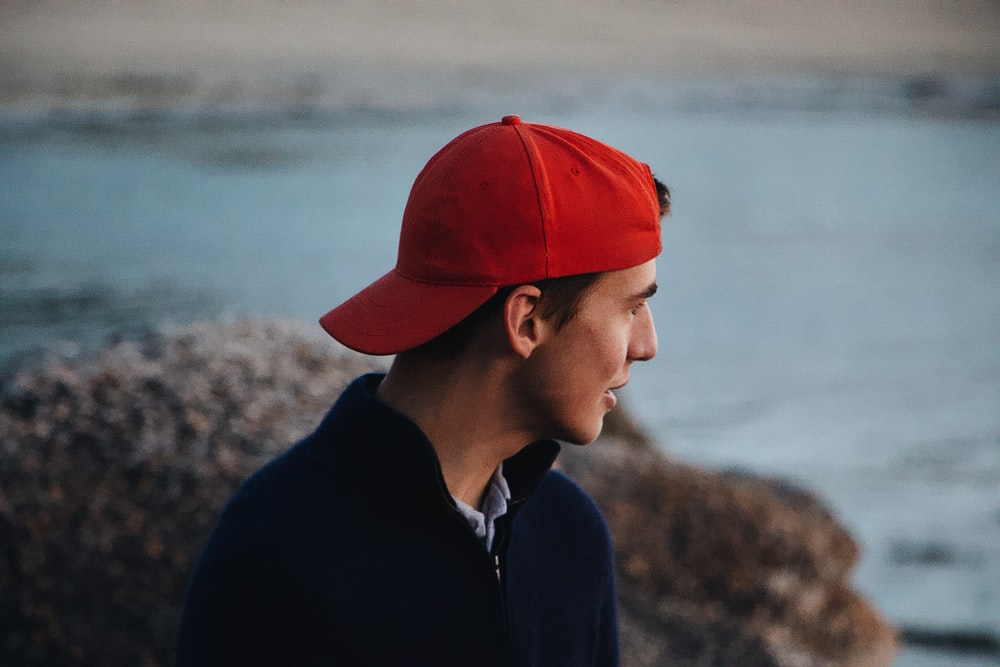
#> input picture ImageProcessing/Basics/redHat.jpg, 1000 x 667 px
$ python 7.colorFiltering.py   (older library calls are emulated)
#> lines starting #> are read from the running program, lines starting #| are printed output that depends on the picture; after the words box and inside, x2 and y2 are one past the last pixel; in counts of white or black regions, pixels touching at a corner belong together
import cv2
import numpy as np

image = cv2.imread('redHat.jpg')
#> image is the input picture: shape (667, 1000, 3); mean B, G, R 101.7, 97, 98.9

# [21 lines of commented-out code are left out]

laplacion = cv2.Laplacian(image, cv2.CV_64F)
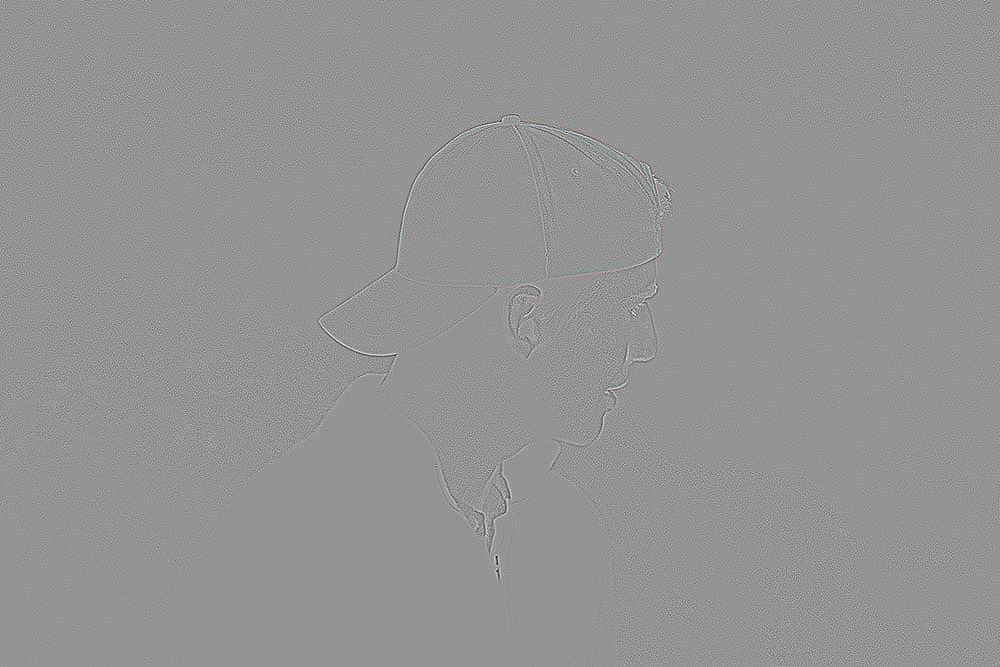
#> laplacion: shape (667, 1000, 3) float64; mean B, G, R 0, 0, 0; drawn with min black and max white
sobelx = cv2.Sobel(image, cv2.CV_64F, 1, 0, ksize=5)
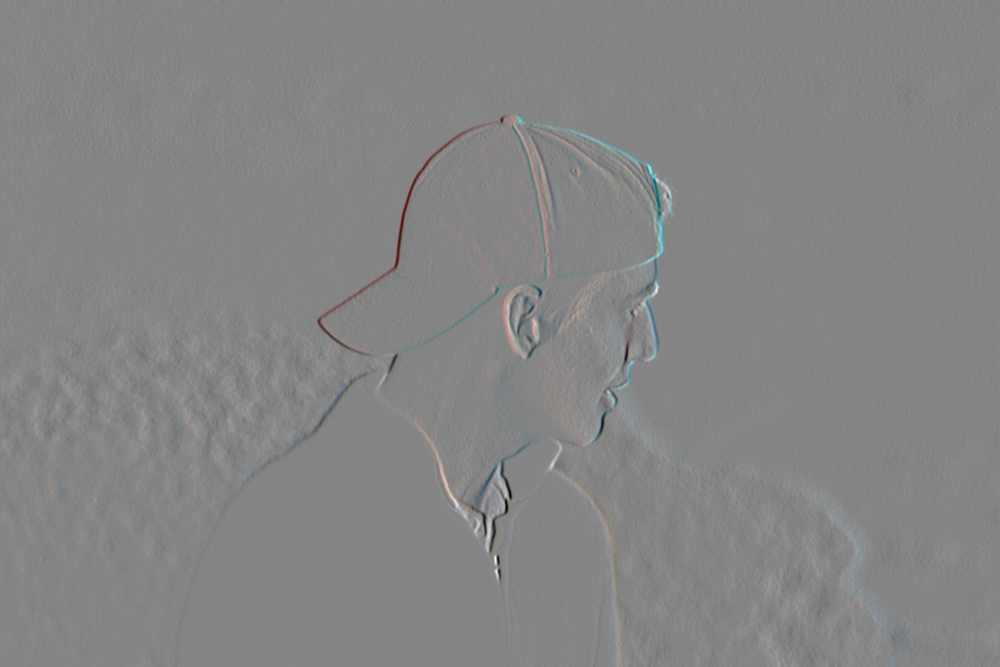
#> sobelx: shape (667, 1000, 3) float64; mean B, G, R 8.2, 7.7, 6.7; drawn with min black and max white
sobely = cv2.Sobel(image, cv2.CV_64F, 0, 1, ksize=5)
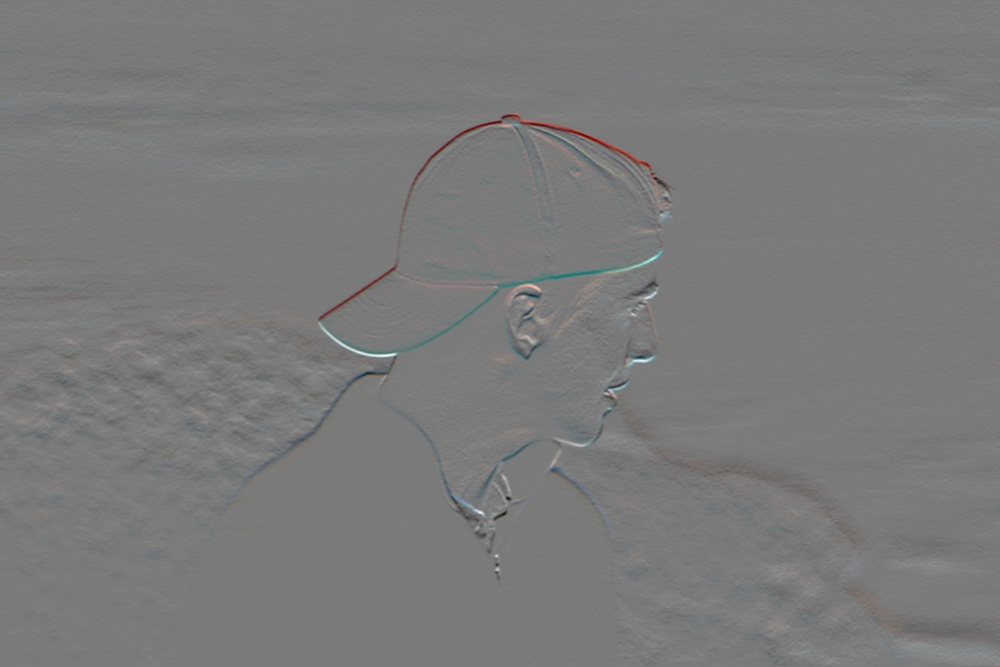
#> sobely: shape (667, 1000, 3) float64; mean B, G, R -16.1, -18.1, -19.3; drawn with min black and max white
edges = cv2.Canny(image, 125, 175)
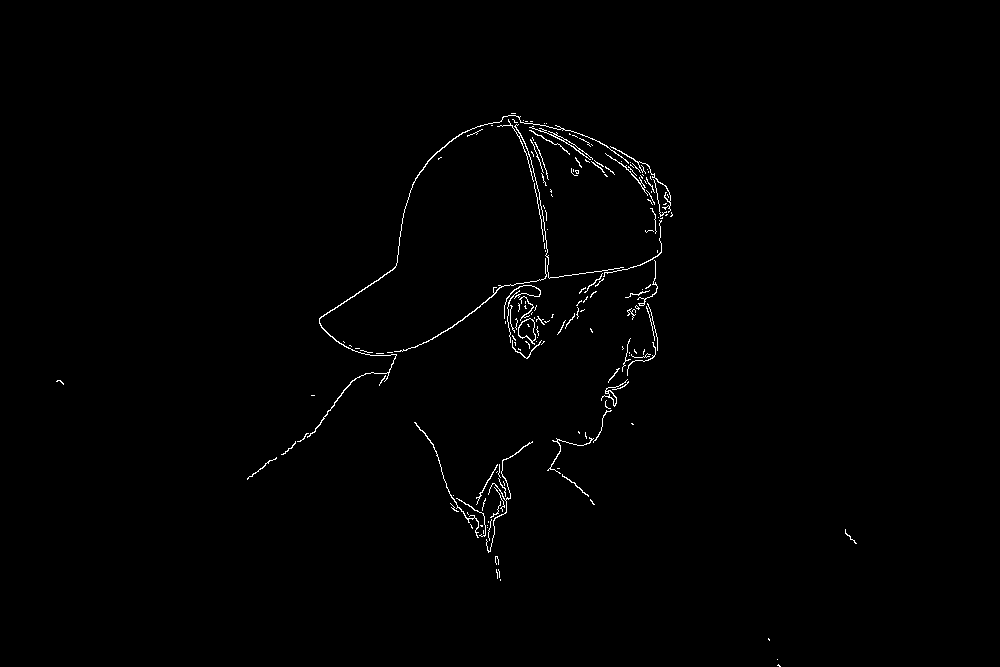
#> edges: shape (667, 1000); 0.75% white in thin lines or dots, all inside (x1, y1, x2, y2) = (56, 113, 857, 667)

cv2.imshow('image', image)
# [12 lines of commented-out code are left out]

cv2.imshow('laplacion', laplacion)
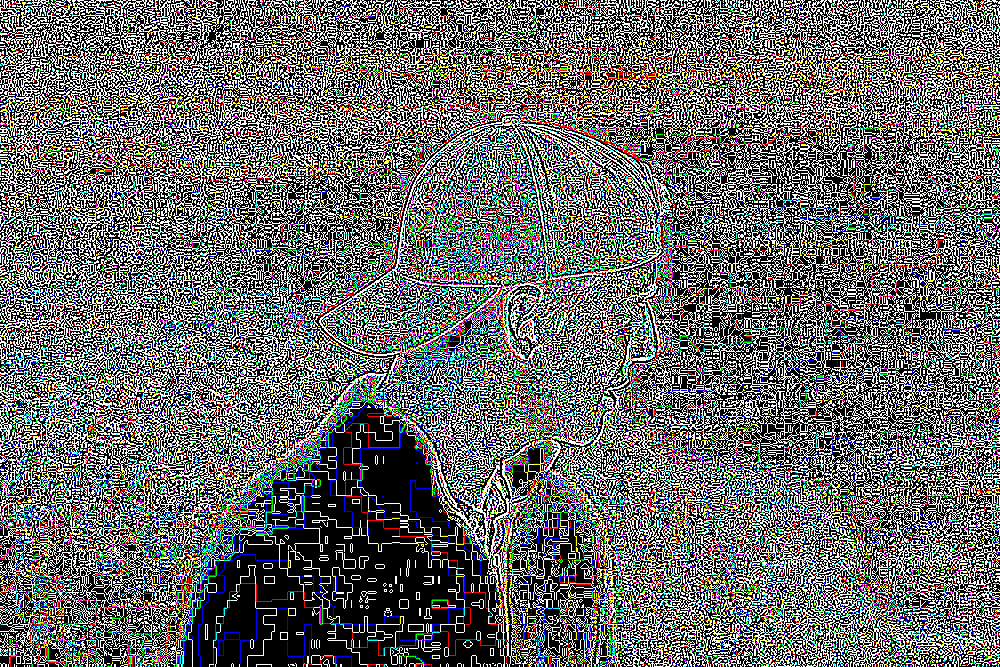
#> window 'laplacion': shape (667, 1000, 3); mean B, G, R 106, 105.1, 105.8
cv2.imshow('sobelx', sobelx)
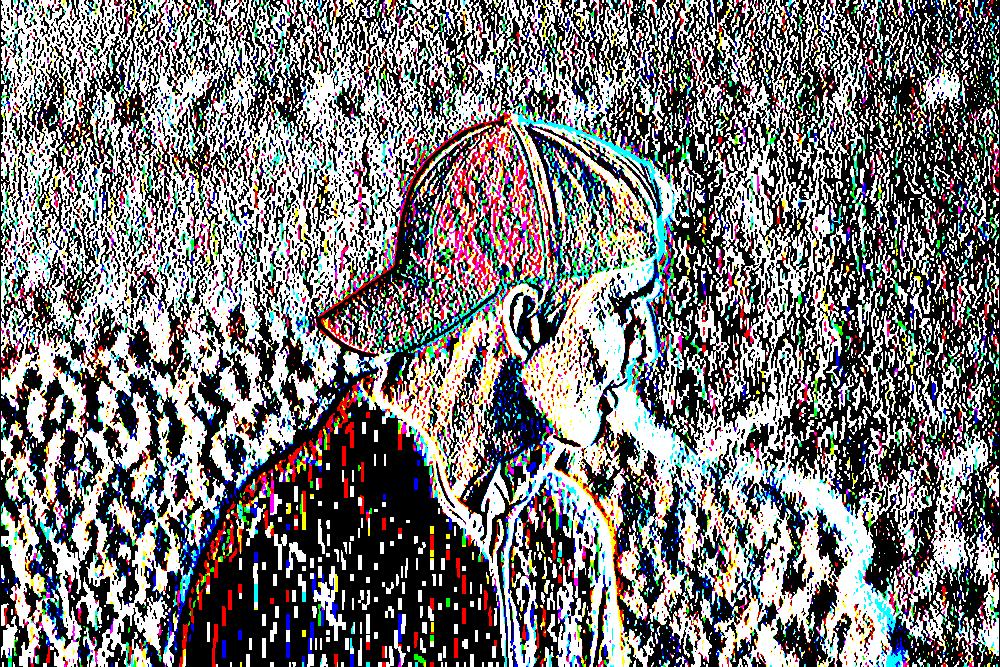
#> window 'sobelx': shape (667, 1000, 3); mean B, G, R 120.2, 120.1, 121.9
cv2.imshow('sobely', sobely)
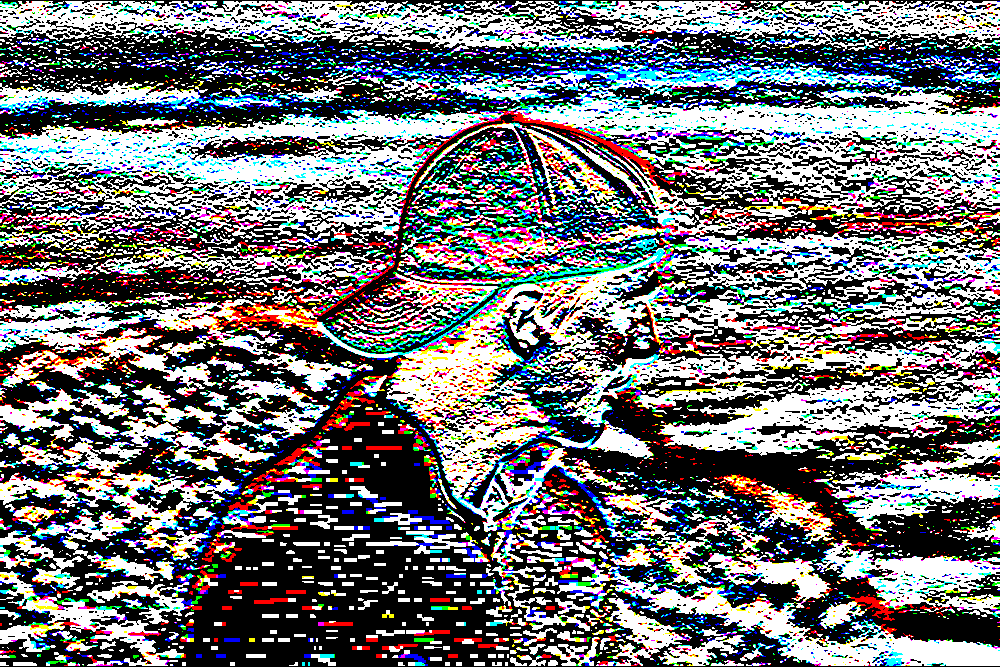
#> window 'sobely': shape (667, 1000, 3); mean B, G, R 117.6, 115.6, 114.6
cv2.imshow('edges', edges)

cv2.waitKey(0)
cv2.destroyAllWindows()
